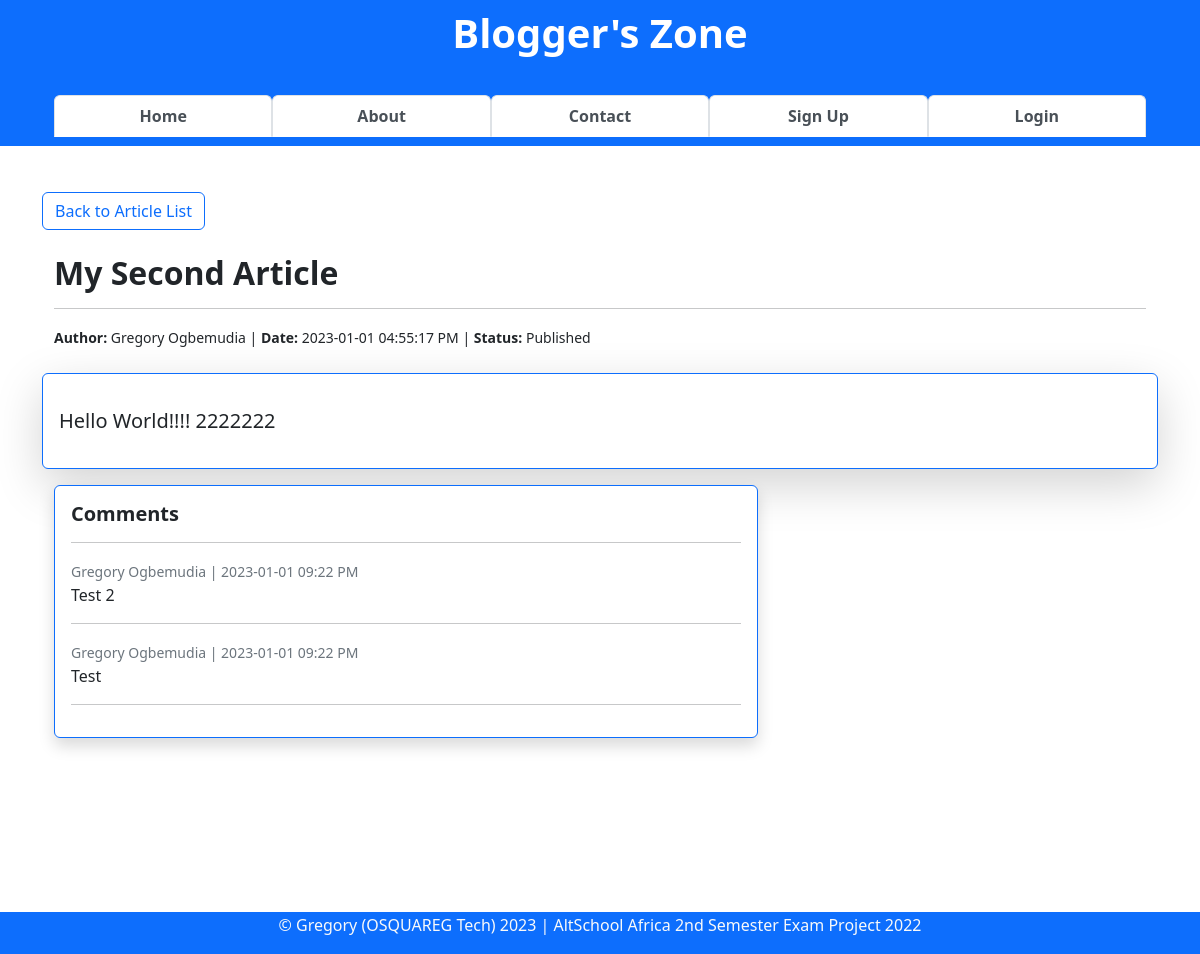
The page /article/view/2 on the database its author committed.
### app/models.py (models this page shows, shortened)
class Article(db.Model):
    __tablename__ = "articles"
    id = db.Column(db.Integer, primary_key=True)
    title = db.Column(db.String(255), nullable=False)
    content = db.Column(db.Text, nullable=False)
    date_posted = db.Column(db.DateTime, default=datetime.utcnow)
    slug = db.Column(db.String(20))
    is_draft = db.Column(db.Boolean, default=False, nullable=False)
    last_updated_on = db.Column(db.DateTime, default=datetime.utcnow)
    author_id = db.Column(db.Integer, db.ForeignKey("users.id"))
    comments = db.relationship("Comment", backref="articles")
    likes = db.relationship("ArticleLike", backref="articles")

class User(db.Model, UserMixin):
    __tablename__ = "users"
    id = db.Column(db.Integer, primary_key=True)
    firstname = db.Column(db.String(255), nullable=False)
    lastname = db.Column(db.String(255), nullable=False)
    username = db.Column(db.String(25), nullable=False, unique=True)
    email = db.Column(db.Text(150), nullable=False, unique=True)
    password_hash = db.Column(db.Text(255), nullable=False, unique=True)
    about_author = db.Column(db.Text(), nullable=True)
    date_joined = db.Column(db.DateTime, default=datetime.utcnow)
    is_active = db.Column(db.Boolean, default=True)
    is_admin = db.Column(db.Boolean, default=False)
    articles = db.relationship("Article", backref="author")
    comments = db.relationship("Comment", backref="commenter")
    article_likes = db.relationship("ArticleLike", backref="art_liker")
    comment_likes = db.relationship("CommentLike", backref="com_liker")

class Comment(db.Model):
    __tablename__ = "comments"
    id = db.Column(db.Integer, primary_key=True)
    comment = db.Column(db.Text(), nullable=False)
    date_added = db.Column(db.DateTime, default=datetime.utcnow)
    edited = db.Column(db.Boolean, default=False)
    user_id = db.Column(db.Integer, db.ForeignKey("users.id"))
    article_id = db.Column(db.Integer, db.ForeignKey("articles.id"))
    likes = db.relationship("CommentLike", backref="comments")

### app/article/article.py (the view)
@blueprint.route("/article/view/<int:id>", methods=["GET", "POST"])
def view_article(id):
    article = Article.query.get_or_404(id)
    form = CommentForm()
    comments = Comment.query.filter(Comment.article_id == article.id).order_by(Comment.date_added.desc()).all()
    counts = db.session.query(Article.id.label("article_id"), func.count(Comment.comment).label("count")). \
        outerjoin(Comment, Comment.article_id == Article.id). \
        group_by(Article.id).all()
    if not article.is_draft:
        context = {
            "article": article,
            "form": form,
            "comments": comments,
            "counts": counts,
            }
        return render_template("view-article.html", **context)
    else:
        return redirect(url_for("user.dashboard"))

### app/article/templates/view-article.html (shortened to what this page needs)
{% extends 'base.html' %}
{% block content %}
<a href="/#jump-to-articles-list" class="btn btn-outline-primary border border-primary">Back to Article List</a>
<br><br>
<div class="container">
    <h2 style="font-weight:bold">{{ article.title }}</h2>
    <hr>
    <small><strong>Author:</strong> {{ article.author.firstname }} {{ article.author.lastname }}
        | <strong>Date:</strong> {{ article.date_posted.strftime('%Y-%m-%d %I:%M:%S %p') }}
        | <strong>Status:</strong>
        {% if article.is_draft %}
        Saved as Draft
        {% else %}
        Published
        {% endif %}
    </small>
</div>
<br>
<div class="shadow-lg p-3 mb-3 bg-body rounded border border-primary">
    <div class="fs-5">
        <p>{{ article.content | safe }}</p>
    </div>
</div>
<section class="comment-section container row">
    <div class="col-8">
        <div class="card col-auto shadow border border-primary">
            <div class="card-body">
                <h5 class="card-title"><b>Comments</b></h5>
                <hr>
                {% for count in counts %}
                    {% if count.article_id == article.id %}
                        {% if count.count == 0 %}
                        <p class="card-text">No comment yet. Be the first to comment!</p>
                        <hr>
                        {% else %}
                            {% for comment in comments %}
                            <small class="card-subtitle mb-2 text-muted fs-7">
                            {{ comment.commenter.firstname }} {{ comment.commenter.lastname }}
                            | {{ comment.date_added.strftime('%Y-%m-%d %I:%M %p') }}
                            </small>
                            <p class="card-text">{{ comment.comment }}</p>
                            <hr>
                            {% endfor %}
                        {% endif %}
                    {% endif %}
                {% endfor %}
            </div>
        </div>
        <br>
    </div>
</section>
{% endblock content %}

### app/static/style.css (style rules this page uses)
a { text-decoration: none; }

### app/static/content-styles.css (style rules this page uses)
:root { --ck-color-image-caption-background: hsl(0, 0%, 97%); --ck-color-image-caption-text: hsl(0, 0%, 20%); --ck-color-mention-background: hsla(341, 100%, 30%, 0.1); --ck-color-mention-text: hsl(341, 100%, 30%); --ck-color-table-caption-background: hsl(0, 0%, 97%); --ck-color-table-caption-text: hsl(0, 0%, 20%); --ck-highlight-marker-blue: hsl(201, 97%, 72%); --ck-highlight-marker-green: hsl(120, 93%, 68%); --ck-highlight-marker-pink: hsl(345, 96%, 73%); --ck-highlight-marker-yellow: hsl(60, 97%, 73%); --ck-highlight-pen-green: hsl(112, 100%, 27%); --ck-highlight-pen-red: hsl(0, 85%, 49%); --ck-image-style-spacing: 1.5em; --ck-inline-image-style-spacing: calc(var(--ck-image-style-spacing) / 2); --ck-todo-list-checkmark-size: 16px; }

### rows shown on the page
Article: title "My Second Article", date_posted "2023-01-01 04:55:17 PM", content "Hello World!!!! 2222222"
User: author.firstname "Gregory", author.lastname "Ogbemudia"
Comment: commenter.firstname "Gregory", commenter.lastname "Ogbemudia", date_added "2023-01-01 09:22 PM", comment "Test 2"
Comment: commenter.firstname "Gregory", commenter.lastname "Ogbemudia", date_added "2023-01-01 09:22 PM", comment "Test"
